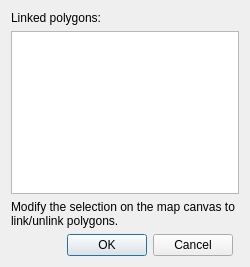
<?xml version="1.0" encoding="UTF-8"?>
<ui version="4.0">
 <class>editLinkedPolysDialog</class>
 <widget class="QDialog" name="editLinkedPolysDialog">
  <property name="windowModality">
   <enum>Qt::WindowModal</enum>
  </property>
  <property name="geometry">
   <rect>
    <x>0</x>
    <y>0</y>
    <width>250</width>
    <height>267</height>
   </rect>
  </property>
  <property name="windowTitle">
   <string>Edit linked polygons</string>
  </property>
  <property name="modal">
   <bool>true</bool>
  </property>
  <layout class="QGridLayout" name="gridLayout">
   <item row="0" column="0">
    <widget class="QLabel" name="linkedPolysLabel">
     <property name="text">
      <string>Linked polygons:</string>
     </property>
    </widget>
   </item>
   <item row="2" column="0" colspan="2">
    <widget class="QLabel" name="label">
     <property name="inputMethodHints">
      <set>Qt::ImhNone</set>
     </property>
     <property name="text">
      <string>Modify the selection on the map canvas to link/unlink polygons.</string>
     </property>
     <property name="wordWrap">
      <bool>true</bool>
     </property>
    </widget>
   </item>
   <item row="1" column="0" colspan="2">
    <widget class="QListWidget" name="linkedPolysListWidget"/>
   </item>
   <item row="3" column="0">
    <widget class="QDialogButtonBox" name="buttonBox">
     <property name="standardButtons">
      <set>QDialogButtonBox::Cancel|QDialogButtonBox::Ok</set>
     </property>
    </widget>
   </item>
  </layout>
 </widget>
 <resources/>
 <connections/>
 <slots>
  <slot>scopy()</slot>
 </slots>
</ui>
